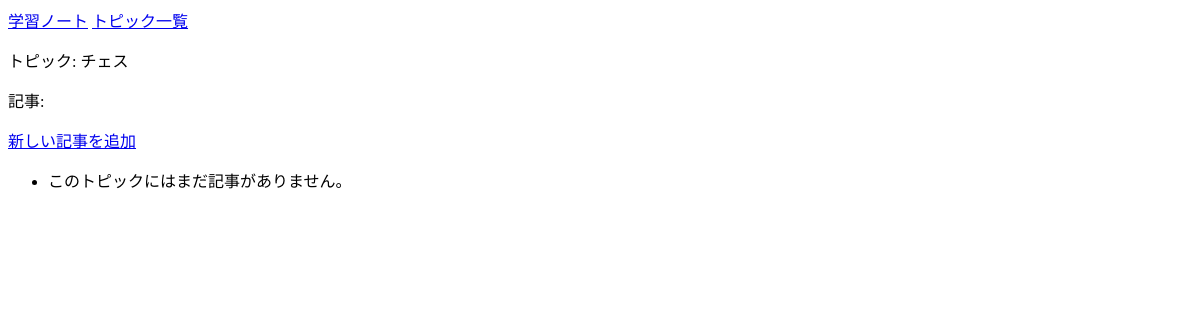
The app's page /topics/1/, older data.
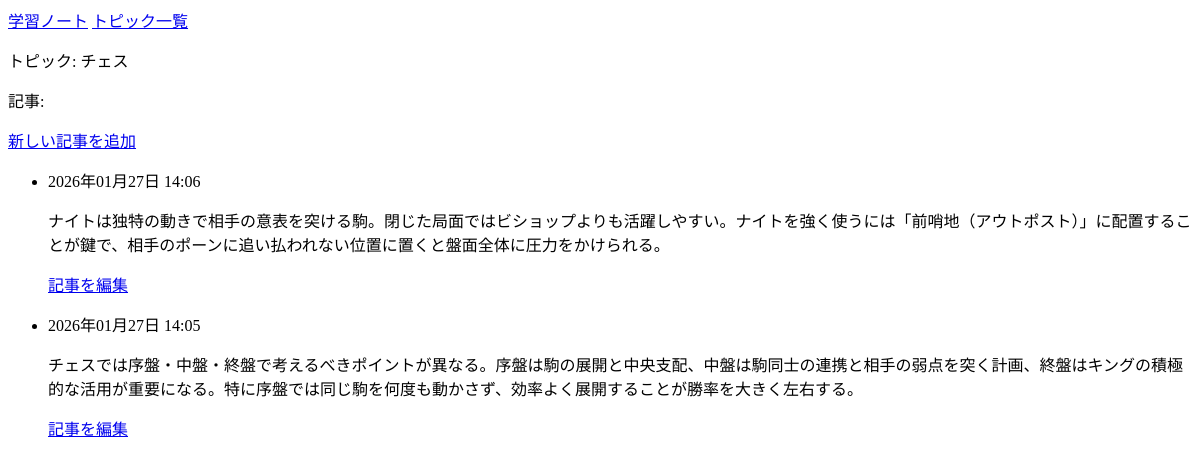
The same page, newer data.
### learning_logs/models.py (models this page shows, shortened)
class Entry(models.Model):
    topic = models.ForeignKey(Topic, on_delete=models.CASCADE)
    text = models.TextField()
    date_added = models.DateTimeField(auto_now_add=True)
    class Meta:
        verbose_name_plural = 'entries'

### learning_logs/views.py (the view)
# urls.py: path('topics/<int:topic_id>/', views.topic, name='topic'),
def topic(request, topic_id):
    topic = Topic.objects.get(id=topic_id)
    entries = topic.entry_set.order_by('-date_added')
    context = {'topic': topic, 'entries': entries}
    return render(request, 'learning_logs/topic.html', context)

### learning_logs/templates/learning_logs/topic.html
{% extends 'learning_logs/base.html' %}
{% block content %}
    <p>トピック: {{ topic.text }}</p>
    <p>記事:</p>
    <p>
        <a href="{% url 'learning_logs:new_entry' topic.id %}">新しい記事を追加</a>
    </p>
    <ul>
    {% for entry in entries %}
        <li>
        <p>{{ entry.date_added|date:'Y年m月d日 H:i' }}</p>
        <p>{{ entry.text|linebreaks }}</p>
        <p>
            <a href="{% url 'learning_logs:edit_entry' entry.id %}">記事を編集</a>
        </p>
        </li>
    {% empty %}
        <li>このトピックにはまだ記事がありません。</li>
    {% endfor %}
    </ul>
{% endblock content %}

Row changes from the older to the newer data that the page shows:
added Entry: date_added "2026年01月27日 14:06", text "ナイトは独特の動きで相手の意表を突ける駒。閉じた局面ではビショップよりも活躍しやすい。ナイトを強く使うには「前哨地（アウトポスト）」に配置することが鍵で、相手のポーンに追い払われない位置に置くと盤面全体に圧力をかけられる。"
added Entry: date_added "2026年01月27日 14:05", text "チェスでは序盤・中盤・終盤で考えるべきポイントが異なる。序盤は駒の展開と中央支配、中盤は駒同士の連携と相手の弱点を突く計画、終盤はキングの積極的な活用が重要になる。特に序盤では同じ駒を何度も動かさず、効率よく展開することが勝率を大きく左右する。"
Text that changed along with them:
text no longer shown: "このトピックにはまだ記事がありません。"
